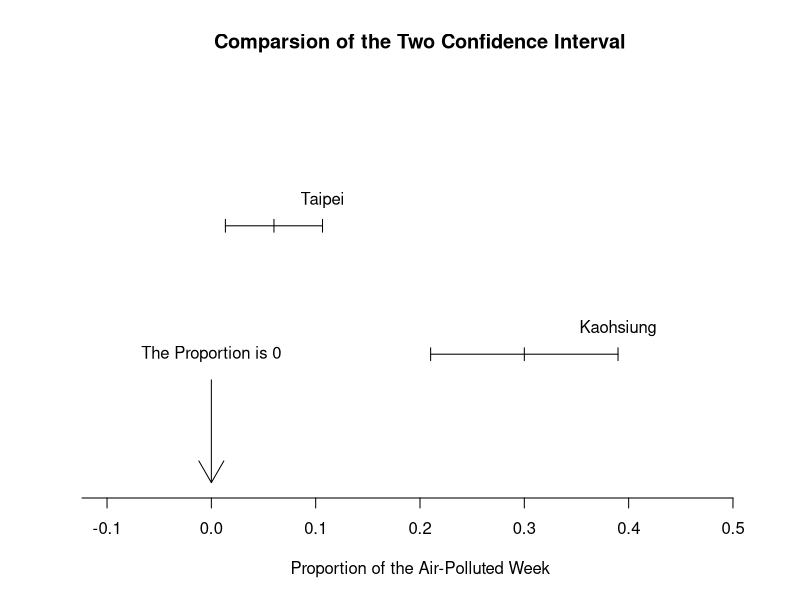

Recreate this plot in R.
## ---- chunk 1
p <- 0.12;n <- 400
se <- sqrt(p*(1-p)/n);se
pLeft <- pnorm(0.09, mean = p, sd = se);pLeft
prop <- (0.5 - pLeft)*2;prop#計算0.09~p~0.15的累積機率
## ---- chunk 2
p <- 0.62;n <- 400; alpha <- 0.05
se <- sqrt(p*(1-p)/n);se
pnorm(0.645, mean = p, sd = se, lower.tail = F)
## ---- chunk 3
n*p;n*(1-p)
## ---- chunk 4
p_hat <- 0.645
z_value = (p_hat - p)/se;z_value
## ---- chunk 5
p_value = pnorm(z_value, lower.tail = F);p_value#單尾假說檢定
## ---- chunk 6
z_thres <- qnorm(0.95);z_thres
n_thres = z_thres^2 * p * (1-p) / (p_hat - p)^2;n_thres
## ---- chunk 7
p1 <- 6/100;n1 = 100#台北
p2 <- 30/100;n2 = 100#高雄
## ---- chunk 8
n1*p1;n1*(1-p1)
n2*p2;n2*(1-p2)
## ---- chunk 9
p_hat <- (n1*p1 + n2*p2)/(n1 + n2);p_hat
se = sqrt(p_hat*(1-p_hat)/n1 + p_hat*(1-p_hat)/n2);se
z_value = ((p1 -p2) - 0)/se;z_value
## ---- chunk 10
p_value <- pnorm(abs(z_value), lower.tail = F)*2;p_value#雙尾假說檢定
## ---- chunk 11
se1 <- sqrt(p1*(1-p1)/n1);se1
se2 <- sqrt(p2*(1-p2)/n2);se2
z <- qnorm(0.975);z#雙尾檢定

#計算信賴區間
up1 <- p1 + z*se1;up1
low1 <- p1 - z*se1;low1
up2 <- p2 + z*se2;up2
low2 <- p2 - z*se2;low2

#畫圖
plot(c(0,3),type='n',xlim=c(-0.1,0.5),
     xlab='Proportion of the Air-Polluted Week',ylab='',axes=F,
     main='Comparsion of the Two Confidence Interval')

lines(c(low1, up1),c(2,2))
lines(c(low1, low1),c(1.95,2.05))
lines(c(p1, p1),c(1.95,2.05))
lines(c(up1, up1),c(1.95,2.05))
text(up1,2.2,labels='Taipei')

lines(c(low2, up2),c(1,1))
lines(c(low2, low2),c(0.95,1.05))
lines(c(p2, p2),c(0.95,1.05))
lines(c(up2, up2),c(0.95,1.05))
text(up2,1.2,labels='Kaohsiung')

arrows(x0 = 0, y0 = 0.8, x1 = 0, y1 = 0)
text(0, 1, labels = 'The Proportion is 0')

axis(1, seq(-0.5, 0.5, by = 0.1))#X軸座標切法
## ---- chunk 12
n = 400; p = 0.3
n*p
n*(1-p)
## ---- chunk 13
p_hat = 131/400
se = sqrt(p*(1-p)/n);se
z_value = (p_hat - p)/se;z_value
## ---- chunk 14
p_value = pnorm(z_value, lower.tail = F);p_value
## ---- chunk 15
#H0
p_h0 = 0.3;n = 400
se_h0 = sqrt(p_h0*(1-p_h0)/n);se_h0
z_thres = qnorm(0.95);z_thres#單尾檢定
x_thres = z_thres*se_h0 + p_h0;x_thres#將臨界值換成標準化前的數值

#Ha
p_ha = 0.35; n = 400
se_ha = sqrt(p_ha*(1-p_ha)/n);se_ha
type2error = pnorm(x_thres, mean = p_ha, sd = se_ha);type2error#將前面的數值帶入，計算當HA為真發生的機率
## ---- chunk 16
p1 = 131/400; n1 = 400
p2 = 225/600; n2 = 600
p1*n1;n1*(1-p1)
p2*n2;n2*(1-p2)
## ---- chunk 17
p_hat = (n1*p1 + n2*p2)/(n1+n2);p_hat
se = sqrt(p_hat*(1-p_hat)/n1 + p_hat*(1-p_hat)/n2);se
z_value = ((p1 -p2) - 0)/se;z_value
## ---- chunk 18
p_value <- pnorm(abs(z_value), lower.tail = F)*2;p_value
## ---- chunk 19
n1 = 20; x1 = 1435; sd1 = 94; df1 = n1 - 1#原廠
n2 = 10; x2 = 1209; sd2 = 68; df2 = n2 - 1#副廠

se1 = sd1/sqrt(n1);se1
se2 = sd2/sqrt(n2);se2

t_value1 <- qt(0.925, df = df1);t_value1
t_value2 <- qt(0.925, df = df2);t_value2

low1 <- x1 - t_value1*se1
up1 <- x1 + t_value1*se1
c(low1, up1)

low2 <- x2 - t_value2*se2
up2 <- x2 + t_value2*se2
c(low2, up2)
## ---- chunk 20
se = sqrt(sd1^2/n1 + sd2^2/n2);se
df = min(df1, df2);df#取兩者之小，比較保守
t_value = ((x1 - x2) - 150)/se;t_value
## ---- chunk 21
p_value = pt(t_value, df = df, lower.tail = F);p_value#單尾檢定
